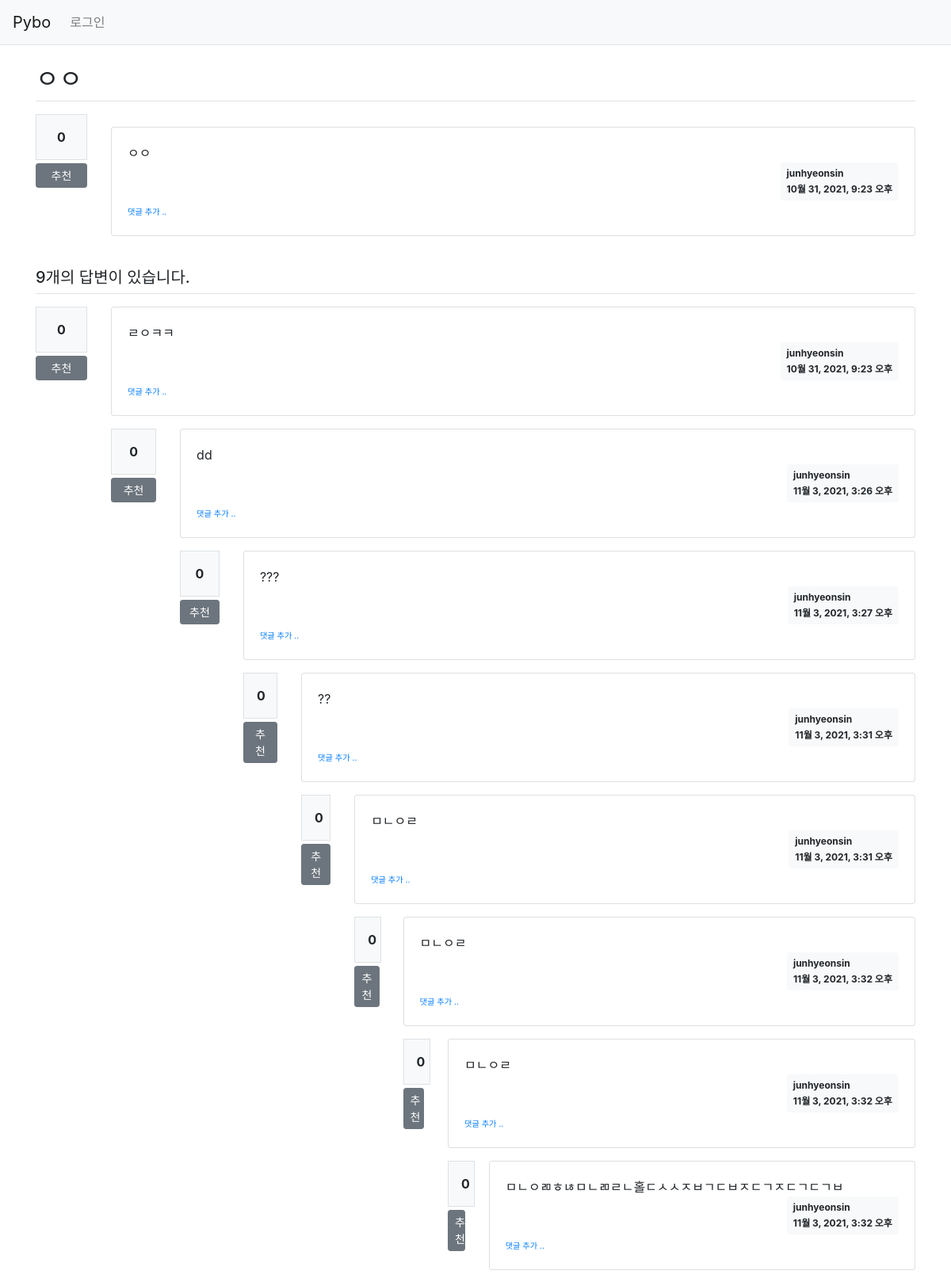
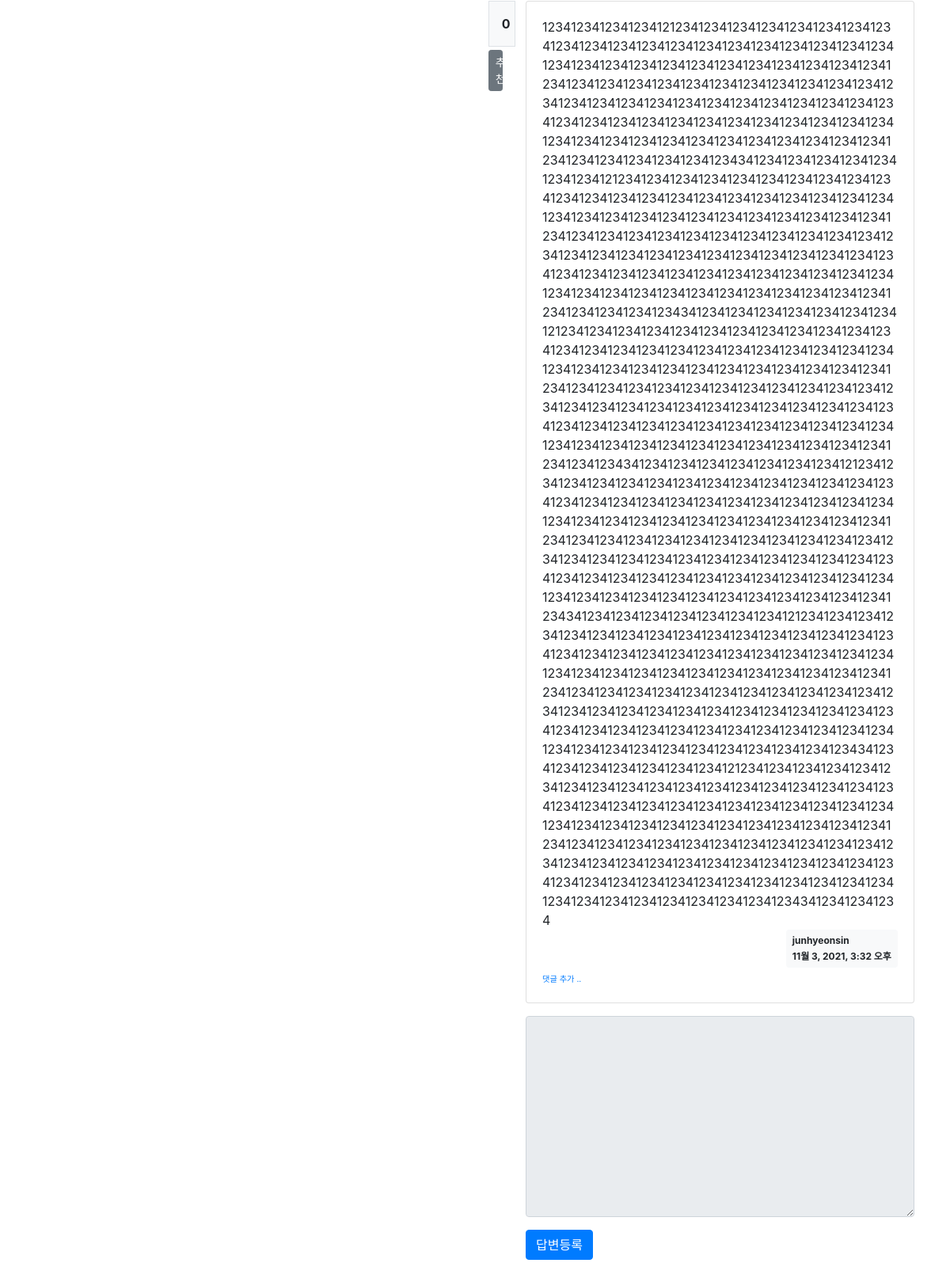
Page /pybo/308/ on the committed database (2 pictures, top to bottom).
### pybo/models.py (models this page shows, shortened)
class Question(models.Model):
    author = models.ForeignKey(User, on_delete=models.CASCADE, related_name='author_question')
    subject = models.CharField(max_length=200)
    content = models.TextField()
    create_date = models.DateTimeField()
    modify_date = models.DateTimeField(null=True, blank=True)
    voter = models.ManyToManyField(User, related_name='voter_question')  # 추천인 추가

class Answer(models.Model):
    author = models.ForeignKey(User, on_delete=models.CASCADE, related_name='author_answer')
    question = models.ForeignKey(Question, on_delete=models.CASCADE)
    content = models.TextField()
    create_date = models.DateTimeField()
    modify_date = models.DateTimeField(null=True, blank=True)
    voter = models.ManyToManyField(User, related_name='voter_answer')

### pybo/views/base_views.py (the view)
def detail(request, question_id):
    question = get_object_or_404(Question, pk=question_id)
    context = {'question': question}
    return render(request, 'pybo/question_detail.html', context)

### templates/pybo/question_detail.html (shortened to what this page needs)
{% extends 'base.html' %}
{% block content %}
<div class="container my-3">
    <h2 class="border-bottom py-2">{{ question.subject }}</h2>
    <div class="row my-3">
        <div class="col-1">
            <div class="bg-light text-center p-3 border font-weight-bolder mb-1">{{question.voter.count}}</div>
            <a href="#" data-uri="{% url 'pybo:vote_question' question.id  %}"
               class="recommend btn btn-sm btn-secondary btn-block my-1">추천</a>
        </div>
        <div class="col-11">
    <div class="card my-3">
        <div class="card-body">
            <div class="card-text" style="white-space: pre-line;">{{ question.content }}</div>
            <div class="d-flex justify-content-end">
                <div class="badge badge-light p-2 text-left">
                    <div class="mb-2">{{question.author.username}}</div>
                    <div>{{ question.create_date }}</div>
                </div>
            </div>
    <div>
        <a href="{% url 'pybo:comment_create_question' question.id  %}"
           class="small"><small>댓글 추가 ..</small></a>
    </div>
        </div>
    </div>
        </div>
    </div>
    <h5 class="border-bottom my-3 py-2">{{question.answer_set.count}}개의 답변이 있습니다.</h5>
    {% for answer in question.answer_set.all %}
    <div class="row my-3">
        <div class="col-1">
            <div class="bg-light text-center p-3 border font-weight-bolder mb-1">{{answer.voter.count}}</div>
            <a href="#" data-uri="{% url 'pybo:vote_answer' answer.id  %}"
                class="recommend btn btn-sm btn-secondary btn-block my-1">추천</a>
        </div>
        <div class="col-11">
    <div class="card">
        <div class="card-body">
            <div class="card-text" style="white-space: pre-line;">{{ answer.content }}</div>
            <div class="d-flex justify-content-end">
                <div class="badge badge-light p-2 text-left">
                    <div class="mb-2">{{ question.author.username }}</div>
                    <div>{{ answer.create_date }}</div>
                </div>
            </div>
        <div>
            <a href="{% url 'pybo:comment_create_answer' answer.id  %}"
               class="small"><small>댓글 추가 ..</small></a>
        </div>
        </div>
    </div>
    {% endfor %}
    <form action="{% url 'pybo:answer_create' question.id %}" method="post" class="my-3">
        <div class="form-group">
            <textarea {% if not user.is_authenticated %}disabled{% endif %}
            name="content" id="content" class="form-control" rows="10"></textarea>
        </div>
        <input type="submit" value="답변등록" class="btn btn-primary">
    </form>
</div>
{% endblock %}

### rows in the picture
Question: subject "ㅇㅇ", voter.count "0", content "ㅇㅇ", author.username "junhyeonsin", create_date "10월 31, 2021, 9:23 오후", answer_set.count "9"
Answer: voter.count "0", content "ㄹㅇㅋㅋ", create_date "10월 31, 2021, 9:23 오후"
Answer: voter.count "0", content "dd", create_date "11월 3, 2021, 3:26 오후"
Answer: voter.count "0", content "???", create_date "11월 3, 2021, 3:27 오후"
Answer: voter.count "0", content "??", create_date "11월 3, 2021, 3:31 오후"
Answer: voter.count "0", content "ㅁㄴㅇㄹ", create_date "11월 3, 2021, 3:31 오후"
Answer: voter.count "0", content "ㅁㄴㅇㄹ", create_date "11월 3, 2021, 3:32 오후"
Answer: voter.count "0", content "ㅁㄴㅇㄹ", create_date "11월 3, 2021, 3:32 오후"
Answer: voter.count "0", content "ㅁㄴㅇㄻㅎㄶㅁㄴㄻㄹㄴ홀ㄷㅅㅅㅈㅂㄱㄷㅂㅈㄷㄱㅈㄷㄱㄷㄱㅂ", create_date "11월 3, 2021, 3:32 오후"
Answer: voter.count "0", content "1234123412341234121234123412341234123412341234123412341234123412341234123412341234123412341234123412341234123412341234123412341234123412341234123412341234123412341234123412341234123412341234123412341234123412341234123412341234123412341234123412341234123412341234123412341234123412341234123412341234123412341234123412341234123412341234123412341234123412341234123412341234341234123412341234123412341234121234123412341234123412341234123412341234123412341234123412341234123412341234123412341234123412341234123412341234123412341234123412341234123412341234123412341234123412341234123412341234123412341234123412341234123412341234123412341234123412341234123412341234123412341234123412341234123412341234123412…", create_date "11월 3, 2021, 3:32 오후"
